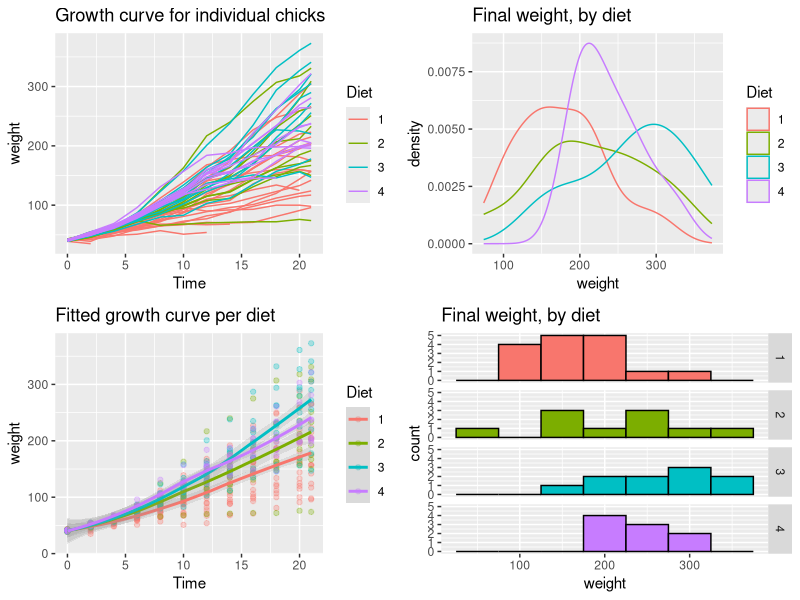

This chart was generated by the following R code:
require(ggplot2)

#source("multiplot.R")
# This example uses the ChickWeight dataset, which comes with ggplot2
# First plot
p1 <- ggplot(ChickWeight, aes(x=Time, y=weight, colour=Diet, group=Chick)) +
  geom_line() +
  ggtitle("Growth curve for individual chicks")

# Second plot
p2 <- ggplot(ChickWeight, aes(x=Time, y=weight, colour=Diet)) +
  geom_point(alpha=.3) +
  geom_smooth(alpha=.2, size=1) +
  ggtitle("Fitted growth curve per diet")

# Third plot
p3 <- ggplot(subset(ChickWeight, Time==21), aes(x=weight, colour=Diet)) +
  geom_density() +
  ggtitle("Final weight, by diet")

# Fourth plot
p4 <- ggplot(subset(ChickWeight, Time==21), aes(x=weight, fill=Diet)) +
  geom_histogram(colour="black", binwidth=50) +
  facet_grid(Diet ~ .) +
  ggtitle("Final weight, by diet") +
  theme(legend.position="none")        # No legend (redundant in this graph)    

# Multiple plot function
#
# ggplot objects can be passed in ..., or to plotlist (as a list of ggplot objects)
# - cols:   Number of columns in layout
# - layout: A matrix specifying the layout. If present, 'cols' is ignored.
#
# If the layout is something like matrix(c(1,2,3,3), nrow=2, byrow=TRUE),
# then plot 1 will go in the upper left, 2 will go in the upper right, and
# 3 will go all the way across the bottom.
#
multiplot <- function(..., plotlist=NULL, file, cols=1, layout=NULL) {
  require(grid)
  
  # Make a list from the ... arguments and plotlist
  plots <- c(list(...), plotlist)
  
  numPlots = length(plots)
  
  # If layout is NULL, then use 'cols' to determine layout
  if (is.null(layout)) {
    # Make the panel
    # ncol: Number of columns of plots
    # nrow: Number of rows needed, calculated from # of cols
    layout <- matrix(seq(1, cols * ceiling(numPlots/cols)),
                     ncol = cols, nrow = ceiling(numPlots/cols))
  }
  
  if (numPlots==1) {
    print(plots[[1]])
    
  } else {
    # Set up the page
    grid.newpage()
    pushViewport(viewport(layout = grid.layout(nrow(layout), ncol(layout))))
    
    # Make each plot, in the correct location
    for (i in 1:numPlots) {
      # Get the i,j matrix positions of the regions that contain this subplot
      matchidx <- as.data.frame(which(layout == i, arr.ind = TRUE))
      
      print(plots[[i]], vp = viewport(layout.pos.row = matchidx$row,
                                      layout.pos.col = matchidx$col))
    }
  }
}

multiplot(plotlist=list(p1, p2, p3, p4), cols=2)
#> Loading required package: grid
#> geom_smooth: method="auto" and size of largest group is <1000, so using loess. Use 'method = x' to change the smoothing method.

